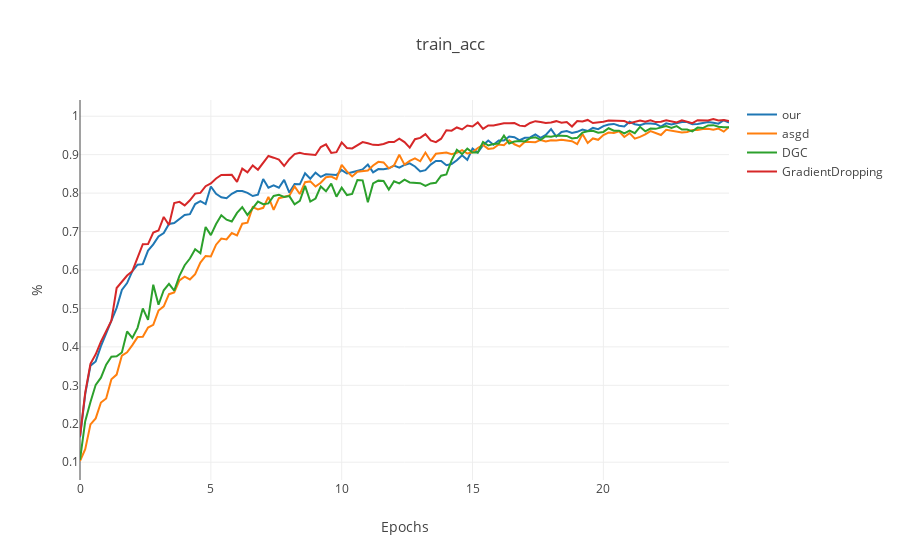
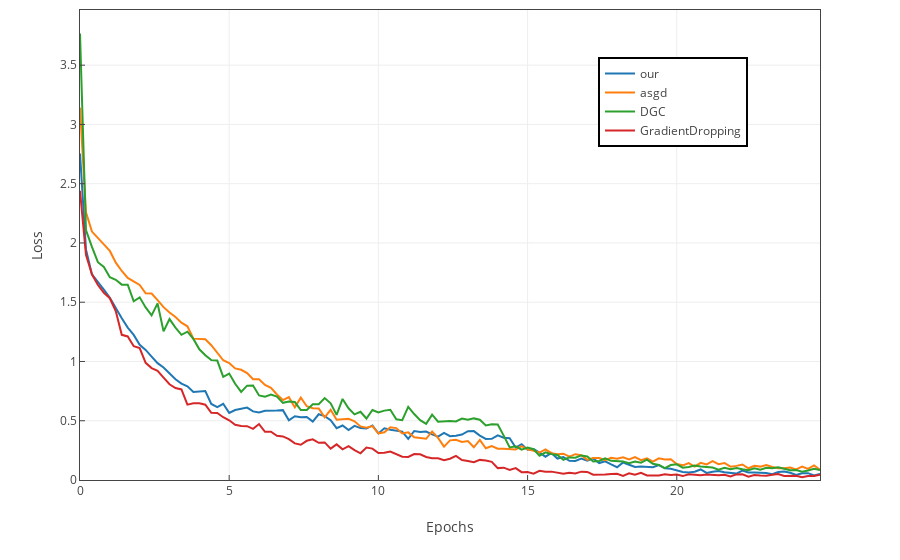
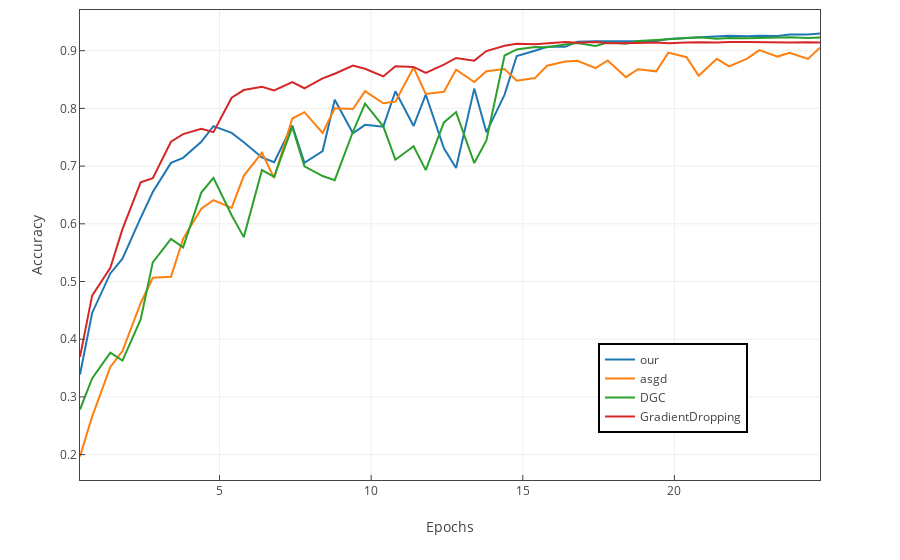
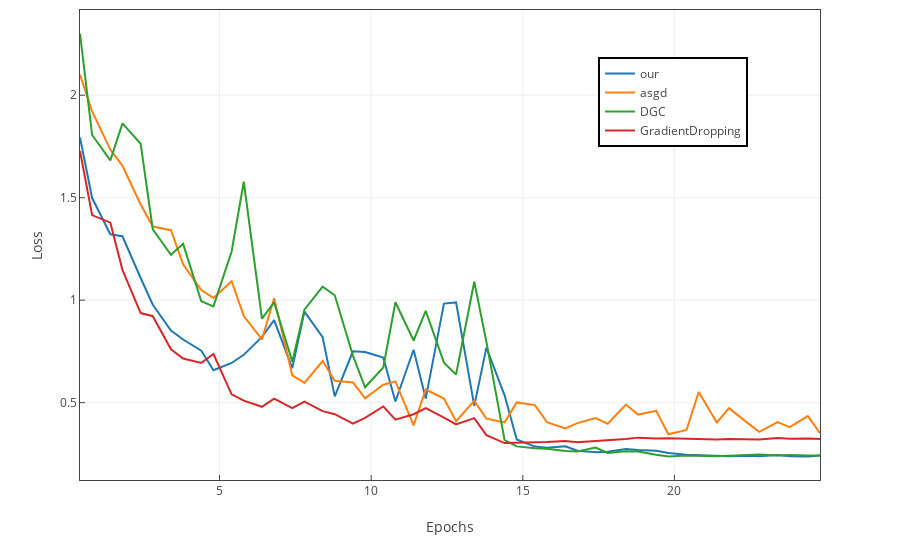

The notebook cell these images were saved under, in order:
### Code cell
# resnet-18 16worker
# single_node = prepare_data('/share/distbelief/log/gpu.csv')
# sgd = prepare_data('/share/distbelief/log/result/gpu_ResNet18_m0.7_e50_b256.csv')
# ds_node_1 = prepare_data('/share/distbelief/log/gpu.csv')
our = prepare_data('/share/distbelief/log/result/node11_gradient_sgd_ResNet18_m0.7_e50_b32_16worker_0.9298.csv')
asgd = prepare_data('/share/distbelief/log/result/node15_asgd_ResNet18_m0.7_e50_b32_16worker_0.9053.csv')
DGC = prepare_data('/share/distbelief/log/result/node8_dgc_ResNet18_m0.7_e50_b32_16worker_0.9228.csv')

GradientDropping = prepare_data('/share/distbelief/log/result/node6_aji_ResNet18_m0.7_e50_b32_16worker_0.9143.csv')
datas_str = '[our,asgd,DGC,GradientDropping]'
datas=eval(datas_str)
labels=[i.replace('[','').replace(']','') for i in datas_str.split(',')]
# as_node_2_train_data = as_node_2.groupby(['segament']).mean()
# single_node_train_data.index = single_node_train_data.index/2
train_acc(datas,labels)
train_loss(datas,labels)
test_acc(datas,labels)
test_loss(datas,labels)
